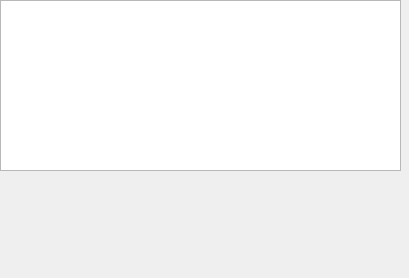
<?xml version="1.0" encoding="UTF-8"?>
<ui version="4.0">
 <class>Form</class>
 <widget class="QWidget" name="Form">
  <property name="geometry">
   <rect>
    <x>0</x>
    <y>0</y>
    <width>409</width>
    <height>278</height>
   </rect>
  </property>
  <property name="windowTitle">
   <string>Form</string>
  </property>
  <property name="styleSheet">
   <string notr="true">background-image: url(:/background.jpg);</string>
  </property>
  <widget class="QTableWidget" name="tableWidget">
   <property name="geometry">
    <rect>
     <x>0</x>
     <y>0</y>
     <width>401</width>
     <height>171</height>
    </rect>
   </property>
  </widget>
 </widget>
 <resources>
  <include location="resource/myResource.qrc"/>
 </resources>
 <connections/>
</ui>
